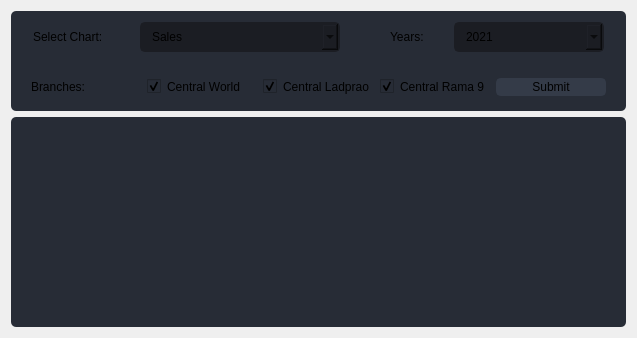
                  <widget class="QWidget" name="page_dashboard">
                   <layout class="QVBoxLayout" name="verticalLayout_12">
                    <property name="leftMargin">
                     <number>11</number>
                    </property>
                    <property name="topMargin">
                     <number>11</number>
                    </property>
                    <property name="rightMargin">
                     <number>11</number>
                    </property>
                    <property name="bottomMargin">
                     <number>11</number>
                    </property>
                    <item>
                     <widget class="QFrame" name="head_dash">
                      <property name="minimumSize">
                       <size>
                        <width>0</width>
                        <height>100</height>
                       </size>
                      </property>
                      <property name="maximumSize">
                       <size>
                        <width>16777215</width>
                        <height>100</height>
                       </size>
                      </property>
                      <property name="styleSheet">
                       <string notr="true">background-color: rgb(39, 44, 54);
border-radius: 5px;</string>
                      </property>
                      <property name="frameShape">
                       <enum>QFrame::StyledPanel</enum>
                      </property>
                      <property name="frameShadow">
                       <enum>QFrame::Raised</enum>
                      </property>
                      <layout class="QVBoxLayout" name="verticalLayout_43">
                       <property name="spacing">
                        <number>0</number>
                       </property>
                       <property name="leftMargin">
                        <number>11</number>
                       </property>
                       <property name="topMargin">
                        <number>0</number>
                       </property>
                       <property name="rightMargin">
                        <number>11</number>
                       </property>
                       <property name="bottomMargin">
                        <number>0</number>
                       </property>
                       <item alignment="Qt::AlignLeft">
                        <widget class="QFrame" name="frame_11">
                         <property name="styleSheet">
                          <string notr="true">background-color: rgb(39, 44, 54);
border-radius: 5px;</string>
                         </property>
                         <property name="frameShape">
                          <enum>QFrame::StyledPanel</enum>
                         </property>
                         <property name="frameShadow">
                          <enum>QFrame::Raised</enum>
                         </property>
                         <layout class="QHBoxLayout" name="horizontalLayout_26">
                          <property name="spacing">
                           <number>7</number>
                          </property>
                          <property name="leftMargin">
                           <number>11</number>
                          </property>
                          <property name="topMargin">
                           <number>11</number>
                          </property>
                          <property name="rightMargin">
                           <number>11</number>
                          </property>
                          <property name="bottomMargin">
                           <number>11</number>
                          </property>
                          <item>
                           <widget class="QLabel" name="label_12">
                            <property name="minimumSize">
                             <size>
                              <width>100</width>
                              <height>0</height>
                             </size>
                            </property>
                            <property name="maximumSize">
                             <size>
                              <width>100</width>
                              <height>16777215</height>
                             </size>
                            </property>
                            <property name="text">
                             <string>Select Chart:</string>
                            </property>
                           </widget>
                          </item>
                          <item>
                           <widget class="QComboBox" name="comboBox_select_chart">
                            <property name="minimumSize">
                             <size>
                              <width>200</width>
                              <height>0</height>
                             </size>
                            </property>
                            <property name="maximumSize">
                             <size>
                              <width>200</width>
                              <height>16777215</height>
                             </size>
                            </property>
                            <property name="styleSheet">
                             <string notr="true">QComboBox{
	background-color: rgb(27, 29, 35);
	border-radius: 5px;
	border: 2px solid rgb(27, 29, 35);
	padding: 5px;
	padding-left: 10px;
}
QComboBox:hover{
	border: 2px solid rgb(64, 71, 88);
}
QComboBox QAbstractItemView {
	color: rgb(85, 170, 255);	
	background-color: rgb(27, 29, 35);
	padding: 10px;
	selection-background-color: rgb(39, 44, 54);
}</string>
                            </property>
                            <item>
                             <property name="text">
                              <string>Sales</string>
                             </property>
                            </item>
                            <item>
                             <property name="text">
                              <string>Branch Target Achievement</string>
                             </property>
                            </item>
                           </widget>
                          </item>
                          <item>
                           <widget class="QLabel" name="label_2">
                            <property name="minimumSize">
                             <size>
                              <width>100</width>
                              <height>0</height>
                             </size>
                            </property>
                            <property name="maximumSize">
                             <size>
                              <width>100</width>
                              <height>16777215</height>
                             </size>
                            </property>
                            <property name="text">
                             <string>             Years: </string>
                            </property>
                           </widget>
                          </item>
                          <item>
                           <widget class="QComboBox" name="comboBox_select_year">
                            <property name="minimumSize">
                             <size>
                              <width>150</width>
                              <height>30</height>
                             </size>
                            </property>
                            <property name="maximumSize">
                             <size>
                              <width>150</width>
                              <height>30</height>
                             </size>
                            </property>
                            <property name="styleSheet">
                             <string notr="true">QComboBox{
	background-color: rgb(27, 29, 35);
	border-radius: 5px;
	border: 2px solid rgb(27, 29, 35);
	padding: 5px;
	padding-left: 10px;
}
QComboBox:hover{
	border: 2px solid rgb(64, 71, 88);
}
QComboBox QAbstractItemView {
	color: rgb(85, 170, 255);	
	background-color: rgb(27, 29, 35);
	padding: 10px;
	selection-background-color: rgb(39, 44, 54);
}</string>
                            </property>
                            <item>
                             <property name="text">
                              <string>2021</string>
                             </property>
                            </item>
                            <item>
                             <property name="text">
                              <string>2022</string>
                             </property>
                            </item>
                           </widget>
                          </item>
                         </layout>
                        </widget>
                       </item>
                       <item>
                        <widget class="QFrame" name="frame_12">
                         <property name="frameShape">
                          <enum>QFrame::StyledPanel</enum>
                         </property>
                         <property name="frameShadow">
                          <enum>QFrame::Raised</enum>
                         </property>
                         <layout class="QHBoxLayout" name="horizontalLayout_30">
                          <property name="topMargin">
                           <number>0</number>
                          </property>
                          <property name="bottomMargin">
                           <number>0</number>
                          </property>
                          <item>
                           <widget class="QLabel" name="label_11">
                            <property name="text">
                             <string>Branches: </string>
                            </property>
                           </widget>
                          </item>
                          <item>
                           <widget class="QCheckBox" name="cen_world_btn_2">
                            <property name="text">
                             <string>Central World</string>
                            </property>
                            <property name="checked">
                             <bool>true</bool>
                            </property>
                           </widget>
                          </item>
                          <item>
                           <widget class="QCheckBox" name="cen_lad_btn_2">
                            <property name="text">
                             <string>Central Ladprao</string>
                            </property>
                            <property name="checked">
                             <bool>true</bool>
                            </property>
                           </widget>
                          </item>
                          <item>
                           <widget class="QCheckBox" name="cen_rama9_btn_2">
                            <property name="text">
                             <string>Central Rama 9</string>
                            </property>
                            <property name="checked">
                             <bool>true</bool>
                            </property>
                           </widget>
                          </item>
                          <item>
                           <widget class="QPushButton" name="submit_view_btn_2">
                            <property name="styleSheet">
                             <string notr="true">QPushButton {
	border: 2px solid rgb(52, 59, 72);
	border-radius: 5px;	
	background-color: rgb(52, 59, 72);
}
QPushButton:hover {
	background-color: rgb(57, 65, 80);
	border: 2px solid rgb(61, 70, 86);
}
QPushButton:pressed {	
	background-color: rgb(35, 40, 49);
	border: 2px solid rgb(43, 50, 61);
}</string>
                            </property>
                            <property name="text">
                             <string>Submit</string>
                            </property>
                           </widget>
                          </item>
                         </layout>
                        </widget>
                       </item>
                      </layout>
                     </widget>
                    </item>
                    <item>
                     <widget class="QFrame" name="graph_dash">
                      <property name="styleSheet">
                       <string notr="true">background-color: rgb(39, 44, 54);
border-radius: 5px;</string>
                      </property>
                      <property name="frameShape">
                       <enum>QFrame::StyledPanel</enum>
                      </property>
                      <property name="frameShadow">
                       <enum>QFrame::Raised</enum>
                      </property>
                      <layout class="QVBoxLayout" name="verticalLayout_57">
                       <item>
                        <widget class="QGraphicsView" name="graphicsView"/>
                       </item>
                      </layout>
                     </widget>
                    </item>
                   </layout>
                  </widget>
